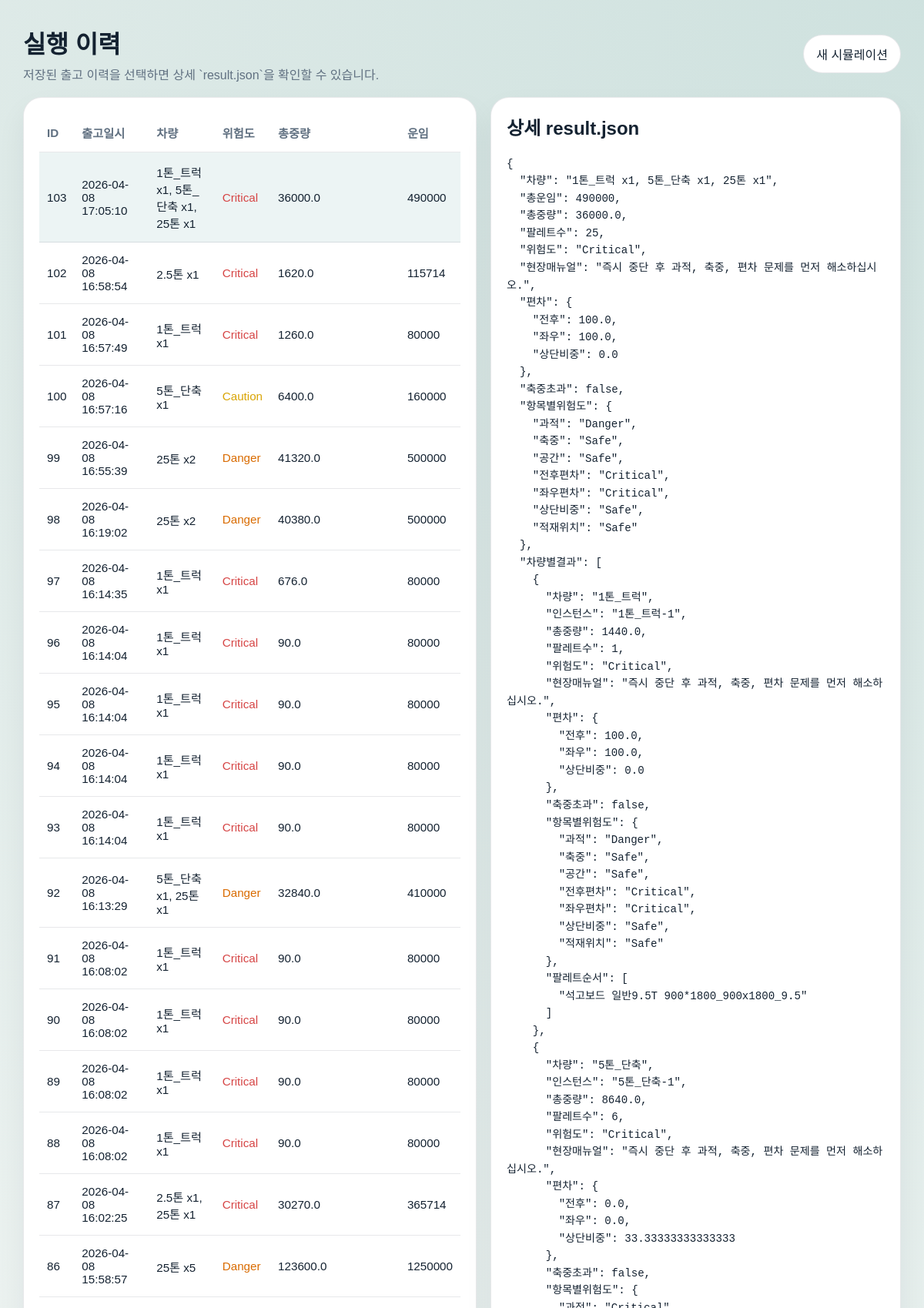
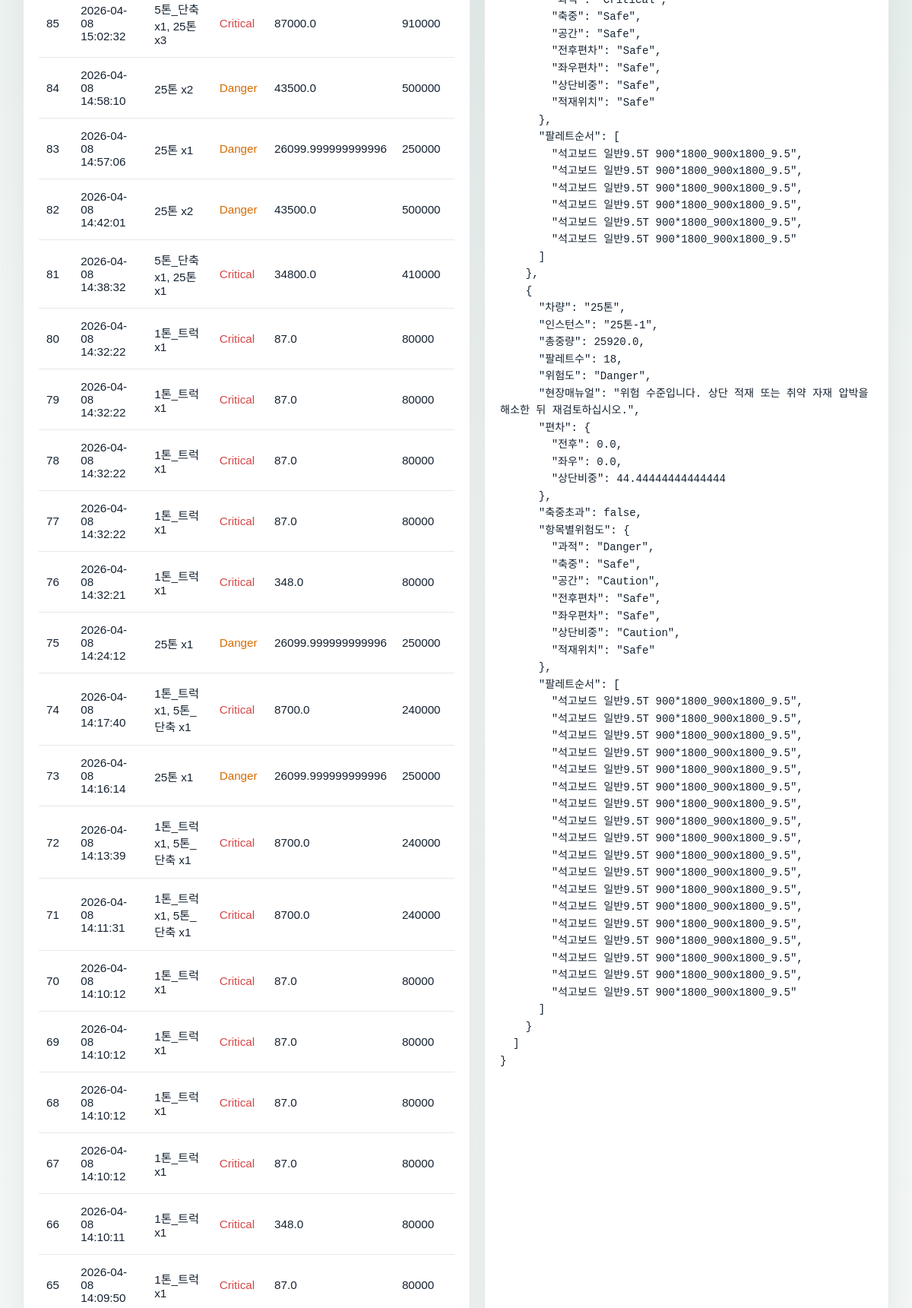
The app's page /history (upper part) with its own data (2 pictures, top to bottom).
### tables this page shows
CREATE TABLE history (
                id INTEGER PRIMARY KEY AUTOINCREMENT,
                created_at TEXT NOT NULL,
                vehicle_name TEXT NOT NULL,
                risk_level TEXT NOT NULL,
                total_weight REAL NOT NULL,
                freight_cost INTEGER NOT NULL,
                result_json TEXT NOT NULL
            );

### src/app.py (the view)
@app.get("/history")
def history() -> str:
    init_history_db()
    selected_id = request.args.get("id", type=int)
    with get_db_connection() as connection:
        rows = connection.execute(
            "SELECT id, created_at, vehicle_name, risk_level, total_weight, freight_cost, result_json FROM history ORDER BY id DESC"
        ).fetchall()
    selected_payload = None
    if selected_id is not None:
        for row in rows:
            if row["id"] == selected_id:
                selected_payload = json.loads(row["result_json"])
                break
    elif rows:
        selected_payload = json.loads(rows[0]["result_json"])
        selected_id = int(rows[0]["id"])
    return render_template(
        "history.html",
        rows=rows,
        selected_id=selected_id,
        selected_payload=selected_payload,
        selected_payload_text=(
            json.dumps(selected_payload, ensure_ascii=False, indent=2)
            if selected_payload is not None
            else None
        ),
    )

### src/app.py (called while the page is built)
def get_db_connection() -> sqlite3.Connection:
    connection = sqlite3.connect(DB_PATH)
    connection.row_factory = sqlite3.Row
    return connection

def init_history_db() -> None:
    DATA_DIR.mkdir(parents=True, exist_ok=True)
    with get_db_connection() as connection:
        connection.execute(
            """
            CREATE TABLE IF NOT EXISTS history (
                id INTEGER PRIMARY KEY AUTOINCREMENT,
                created_at TEXT NOT NULL,
                vehicle_name TEXT NOT NULL,
                risk_level TEXT NOT NULL,
                total_weight REAL NOT NULL,
                freight_cost INTEGER NOT NULL,
                result_json TEXT NOT NULL
            )
            """
        )
        connection.commit()

def risk_color(level: str) -> str:
    return {
        "Safe": "#1f9d55",
        "Caution": "#d9a404",
        "Danger": "#d96b00",
        "Critical": "#d64545",
    }.get(level, "#4a5568")

@app.context_processor
def inject_helpers() -> dict[str, object]:
    return {"risk_color": risk_color}

### src/templates/history.html (shortened to what this page needs)
<!doctype html>
<html lang="ko">
<head>
</head>
<body>
  <div class="shell">
    <div class="nav">
      <div>
        <h1 style="margin:0;">실행 이력</h1>
        <div style="color:var(--muted); margin-top:6px;">저장된 출고 이력을 선택하면 상세 `result.json`을 확인할 수 있습니다.</div>
      </div>
      <a href="{{ url_for('index') }}">새 시뮬레이션</a>
    </div>
    <div class="layout">
      <section class="panel">
        <table>
          <thead>
            <tr>
              <th>ID</th>
              <th>출고일시</th>
              <th>차량</th>
              <th>위험도</th>
              <th>총중량</th>
              <th>운임</th>
            </tr>
          </thead>
          <tbody>
            {% for row in rows %}
              <tr data-href="{{ url_for('history', id=row['id']) }}" class="{% if selected_id == row['id'] %}active{% endif %}">
                <td>{{ row["id"] }}</td>
                <td>{{ row["created_at"] }}</td>
                <td>{{ row["vehicle_name"] }}</td>
                <td style="color: {{ risk_color(row['risk_level']) }}">{{ row["risk_level"] }}</td>
                <td>{{ row["total_weight"] }}</td>
                <td>{{ row["freight_cost"] }}</td>
              </tr>
            {% endfor %}
          </tbody>
        </table>
      </section>
      <section class="panel">
        <h2 style="margin-top:0;">상세 result.json</h2>
        {% if selected_payload_text %}
          <pre>{{ selected_payload_text }}</pre>
        {% else %}
          <p style="color:var(--muted);">저장된 이력이 없습니다.</p>
        {% endif %}
      </section>
    </div>
  </div>
</body>
</html>

### src/templates/history.html (style rules this page uses)
:root { --bg: #eef3f1; --ink: #142231; --muted: #607081; --panel: #fff; --border: rgba(20,34,49,.1); }
* { box-sizing: border-box; }
body { margin: 0; font-family: "Avenir Next", "Pretendard", sans-serif; background: radial-gradient(circle at top right, rgba(15,118,110,.14), transparent 28%), linear-gradient(180deg, #eef3f1, #f8faf9); color: var(--ink); }
.shell { max-width: 1180px; margin: 0 auto; padding: 32px 20px 56px; }
.nav { display: flex; justify-content: space-between; align-items: center; margin-bottom: 18px; }
.nav a { text-decoration: none; color: var(--ink); padding: 12px 16px; border-radius: 999px; background: white; border: 1px solid var(--border); }
.layout { display: grid; grid-template-columns: 1.05fr .95fr; gap: 18px; }
.panel { background: var(--panel); border: 1px solid var(--border); border-radius: 24px; padding: 20px; box-shadow: 0 18px 38px rgba(20,34,49,.06); }
table { width: 100%; border-collapse: collapse; }
th, td { text-align: left; padding: 14px 10px; border-bottom: 1px solid var(--border); font-size: 0.95rem; }
th { color: var(--muted); }
tr.active { background: rgba(15,118,110,.08); }
tr[data-href] { cursor: pointer; }
pre { margin: 0; white-space: pre-wrap; word-break: break-word; font-family: "SFMono-Regular", monospace; font-size: .88rem; line-height: 1.6; }

### records on screen
history: id "103", created_at "2026-04-08 17:05:10", vehicle_name "1톤_트럭 x1, 5톤_단축 x1, 25톤 x1", risk_level "Critical", total_weight "36000.0", freight_cost "490000", result_json "{ \"차량\": \"1톤_트럭 x1, 5톤_단축 x1, 25톤 x1\", \"총운임\": 490000, \"총중량\": 36000.0, \"팔레트수\": 25, \"위험도\": \"Critical\", \"현장매뉴얼\": \"즉시 중단 후 과적, 축중, 편차 문제를 먼저 해소하십시오.\", \"편차\": { \"전후\": 100.0, \"좌우\": 100.0, \"상단비중\": 0.0 }, \"축중초과\": false, \"항목별위험도\": { \"과적\": \"Danger\", \"축중\": \"Safe\", \"공간\": \"Safe\", \"전후편차\": \"Critical\", \"좌우편차\": \"Critical\", \"상단비중\": \"Safe\", \"적재위치\": \"Safe\" }, \"차량별결과\": [ { \"차량\": \"1톤_트럭\", \"인스턴스\": \"1톤_트럭-1\", \"총중량\": 1440.0, \"팔레트수\": 1, \"위험도\": \"Critical\", \"현장매뉴얼\": \"즉시 중단 후 과적, 축중, 편차 문제를 먼저 해소하십시오.\", \"편차\": { \"전후\": 100.0, \"좌우\": 100.0, \"상단비중\": 0.0 }, \"축중초과\": false, \"항목별위험도\": { \"과적\": \"Danger\", \"축중\": \"Safe\", \"공간\": \"Safe\", \"전후편차\": \"Critical\", \"좌우편차\": \"Critical\", \"상단비중\": \"Safe\", \"적재위치\": \"Safe\" }, \"팔레트순서\": [ \"석고보드 일반9.5T…"
history: id "102", created_at "2026-04-08 16:58:54", vehicle_name "2.5톤 x1", risk_level "Critical", total_weight "1620.0", freight_cost "115714"
history: id "101", created_at "2026-04-08 16:57:49", vehicle_name "1톤_트럭 x1", risk_level "Critical", total_weight "1260.0", freight_cost "80000"
history: id "100", created_at "2026-04-08 16:57:16", vehicle_name "5톤_단축 x1", risk_level "Caution", total_weight "6400.0", freight_cost "160000"
history: id "99", created_at "2026-04-08 16:55:39", vehicle_name "25톤 x2", risk_level "Danger", total_weight "41320.0", freight_cost "500000"
history: id "98", created_at "2026-04-08 16:19:02", vehicle_name "25톤 x2", risk_level "Danger", total_weight "40380.0", freight_cost "500000"
history: id "97", created_at "2026-04-08 16:14:35", vehicle_name "1톤_트럭 x1", risk_level "Critical", total_weight "676.0", freight_cost "80000"
history: id "96", created_at "2026-04-08 16:14:04", vehicle_name "1톤_트럭 x1", risk_level "Critical", total_weight "90.0", freight_cost "80000"
history: id "95", created_at "2026-04-08 16:14:04", vehicle_name "1톤_트럭 x1", risk_level "Critical", total_weight "90.0", freight_cost "80000"
history: id "94", created_at "2026-04-08 16:14:04", vehicle_name "1톤_트럭 x1", risk_level "Critical", total_weight "90.0", freight_cost "80000"
history: id "93", created_at "2026-04-08 16:14:04", vehicle_name "1톤_트럭 x1", risk_level "Critical", total_weight "90.0", freight_cost "80000"
history: id "92", created_at "2026-04-08 16:13:29", vehicle_name "5톤_단축 x1, 25톤 x1", risk_level "Danger", total_weight "32840.0", freight_cost "410000"
history: id "91", created_at "2026-04-08 16:08:02", vehicle_name "1톤_트럭 x1", risk_level "Critical", total_weight "90.0", freight_cost "80000"
history: id "90", created_at "2026-04-08 16:08:02", vehicle_name "1톤_트럭 x1", risk_level "Critical", total_weight "90.0", freight_cost "80000"
history: id "89", created_at "2026-04-08 16:08:02", vehicle_name "1톤_트럭 x1", risk_level "Critical", total_weight "90.0", freight_cost "80000"
history: id "88", created_at "2026-04-08 16:08:02", vehicle_name "1톤_트럭 x1", risk_level "Critical", total_weight "90.0", freight_cost "80000"
history: id "87", created_at "2026-04-08 16:02:25", vehicle_name "2.5톤 x1, 25톤 x1", risk_level "Critical", total_weight "30270.0", freight_cost "365714"
history: id "86", created_at "2026-04-08 15:58:57", vehicle_name "25톤 x5", risk_level "Danger", total_weight "123600.0", freight_cost "1250000"
history: id "85", created_at "2026-04-08 15:02:32", vehicle_name "5톤_단축 x1, 25톤 x3", risk_level "Critical", total_weight "87000.0", freight_cost "910000"
history: id "84", created_at "2026-04-08 14:58:10", vehicle_name "25톤 x2", risk_level "Danger", total_weight "43500.0", freight_cost "500000"
history: id "83", created_at "2026-04-08 14:57:06", vehicle_name "25톤 x1", risk_level "Danger", total_weight "26099.999999999996", freight_cost "250000"
history: id "82", created_at "2026-04-08 14:42:01", vehicle_name "25톤 x2", risk_level "Danger", total_weight "43500.0", freight_cost "500000"
history: id "81", created_at "2026-04-08 14:38:32", vehicle_name "5톤_단축 x1, 25톤 x1", risk_level "Critical", total_weight "34800.0", freight_cost "410000"
history: id "80", created_at "2026-04-08 14:32:22", vehicle_name "1톤_트럭 x1", risk_level "Critical", total_weight "87.0", freight_cost "80000"
history: id "79", created_at "2026-04-08 14:32:22", vehicle_name "1톤_트럭 x1", risk_level "Critical", total_weight "87.0", freight_cost "80000"
history: id "78", created_at "2026-04-08 14:32:22", vehicle_name "1톤_트럭 x1", risk_level "Critical", total_weight "87.0", freight_cost "80000"
history: id "77", created_at "2026-04-08 14:32:22", vehicle_name "1톤_트럭 x1", risk_level "Critical", total_weight "87.0", freight_cost "80000"
history: id "76", created_at "2026-04-08 14:32:21", vehicle_name "1톤_트럭 x1", risk_level "Critical", total_weight "348.0", freight_cost "80000"
history: id "75", created_at "2026-04-08 14:24:12", vehicle_name "25톤 x1", risk_level "Danger", total_weight "26099.999999999996", freight_cost "250000"
history: id "74", created_at "2026-04-08 14:17:40", vehicle_name "1톤_트럭 x1, 5톤_단축 x1", risk_level "Critical", total_weight "8700.0", freight_cost "240000"
history: id "73", created_at "2026-04-08 14:16:14", vehicle_name "25톤 x1", risk_level "Danger", total_weight "26099.999999999996", freight_cost "250000"
history: id "72", created_at "2026-04-08 14:13:39", vehicle_name "1톤_트럭 x1, 5톤_단축 x1", risk_level "Critical", total_weight "8700.0", freight_cost "240000"
history: id "71", created_at "2026-04-08 14:11:31", vehicle_name "1톤_트럭 x1, 5톤_단축 x1", risk_level "Critical", total_weight "8700.0", freight_cost "240000"
history: id "70", created_at "2026-04-08 14:10:12", vehicle_name "1톤_트럭 x1", risk_level "Critical", total_weight "87.0", freight_cost "80000"
history: id "69", created_at "2026-04-08 14:10:12", vehicle_name "1톤_트럭 x1", risk_level "Critical", total_weight "87.0", freight_cost "80000"
history: id "68", created_at "2026-04-08 14:10:12", vehicle_name "1톤_트럭 x1", risk_level "Critical", total_weight "87.0", freight_cost "80000"
history: id "67", created_at "2026-04-08 14:10:12", vehicle_name "1톤_트럭 x1", risk_level "Critical", total_weight "87.0", freight_cost "80000"
history: id "66", created_at "2026-04-08 14:10:11", vehicle_name "1톤_트럭 x1", risk_level "Critical", total_weight "348.0", freight_cost "80000"
history: id "65", created_at "2026-04-08 14:09:50", vehicle_name "1톤_트럭 x1", risk_level "Critical", total_weight "87.0", freight_cost "80000"
